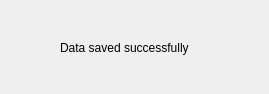
<?xml version="1.0" encoding="UTF-8"?>
<ui version="4.0">
 <class>Dialog</class>
 <widget class="QDialog" name="Dialog">
  <property name="geometry">
   <rect>
    <x>0</x>
    <y>0</y>
    <width>269</width>
    <height>94</height>
   </rect>
  </property>
  <property name="windowTitle">
   <string>Dialog</string>
  </property>
  <widget class="QLabel" name="label">
   <property name="geometry">
    <rect>
     <x>60</x>
     <y>40</y>
     <width>151</width>
     <height>16</height>
    </rect>
   </property>
   <property name="text">
    <string>Data saved successfully </string>
   </property>
  </widget>
 </widget>
 <resources/>
 <connections/>
</ui>
